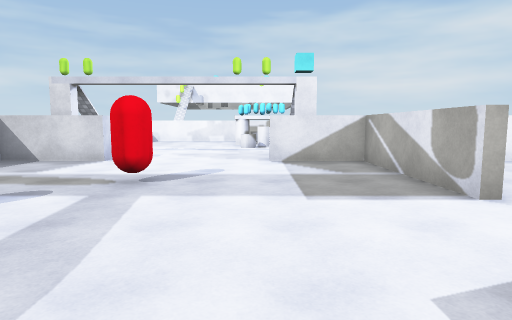
View 1 (above)

16 first-person views from a walk through a Unity game level. The camera is 1.5 m above the floor, tilts 6° down and sees 75° across. The floor is counted in squares, 2 m on a side. Each view is taken from the middle of a square. On the plan, view 1 faces up. The plan holds only what a view shows up to about 11 squares ahead; the rest is blank. The place goes on beyond the plan. The player character is not drawn. Surface patterns are stand-ins for the level's own textures.

View 2
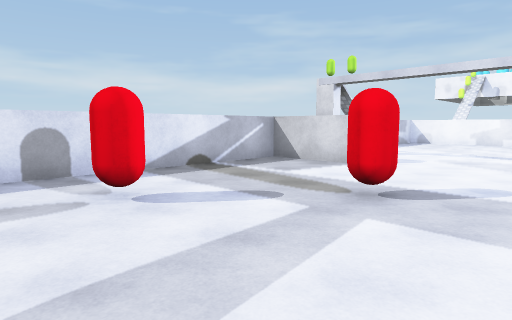

View 3
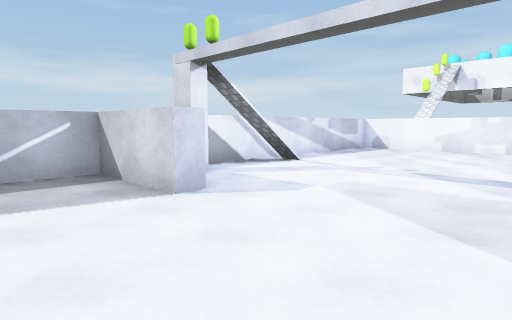

View 4
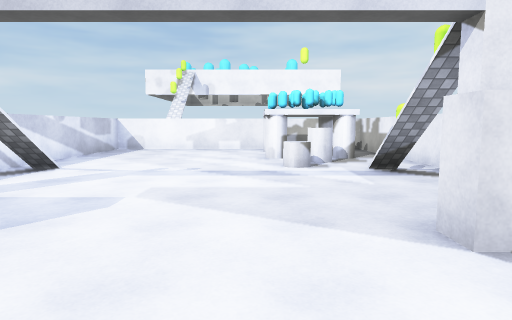

View 5
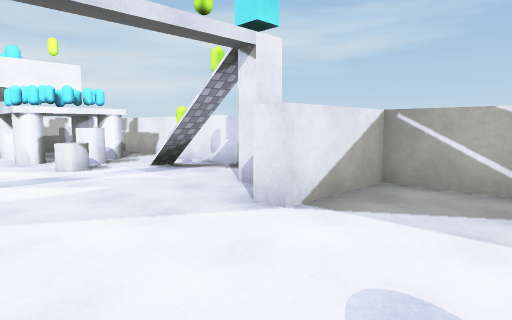

View 6
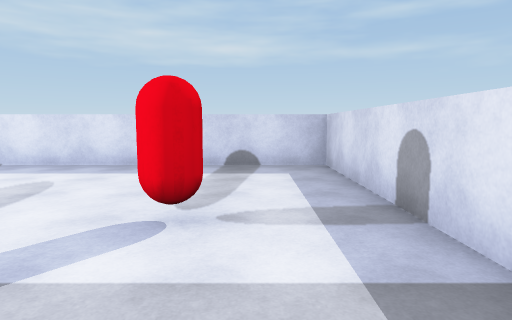

View 7
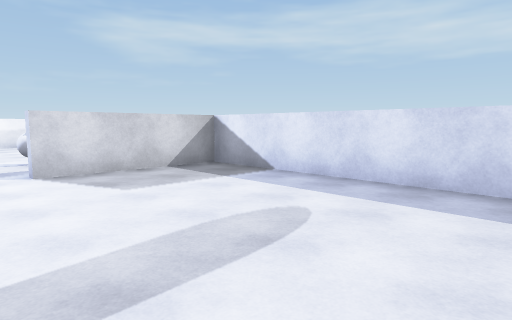

View 8
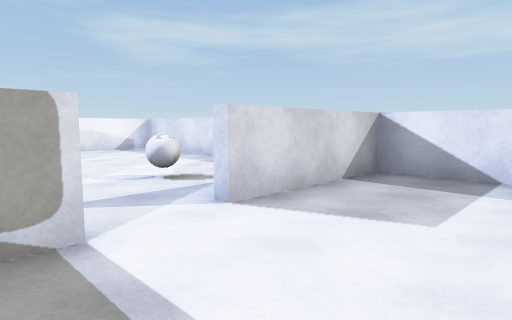

View 9
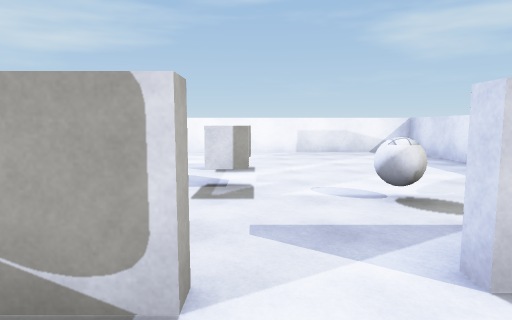

View 10
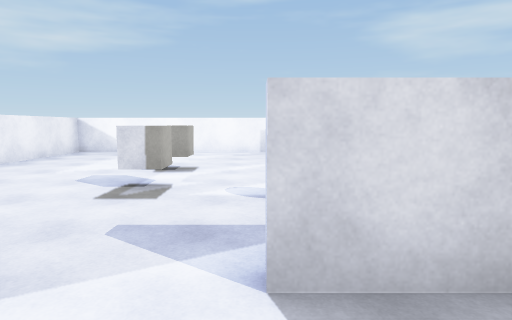

View 11
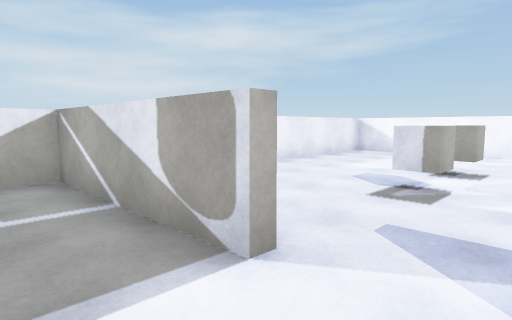

View 12
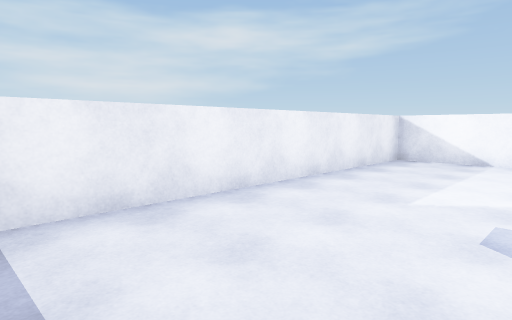

View 13
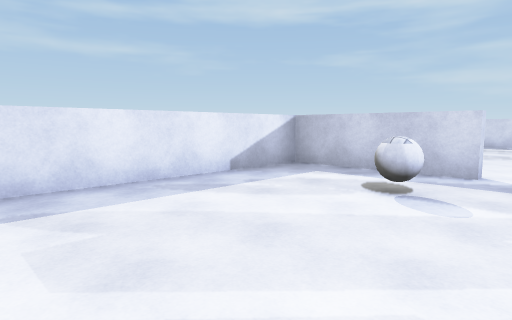

View 14
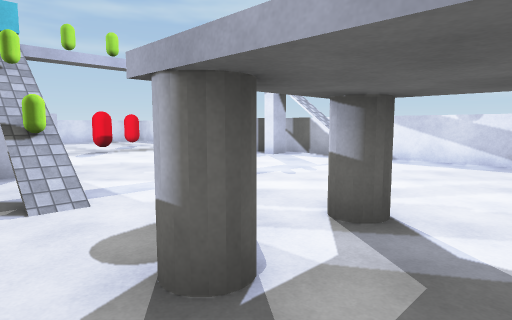

View 15
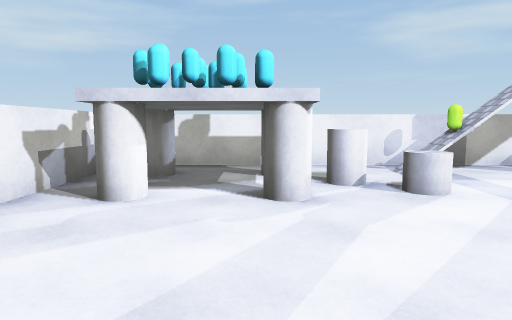

View 16
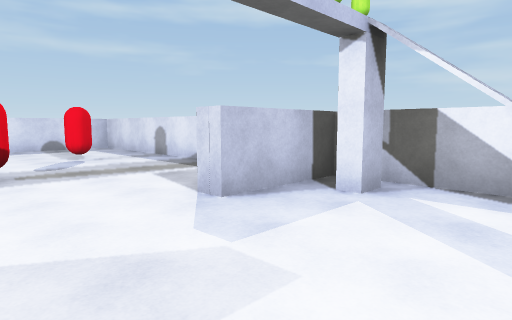

### Floor plan
Points are (right, up) in squares from view 1. A wall is a line through its corners. A room is listed if a view was taken in it or the views show most of it. See-through windows are left out.
Room 1 (views 1, 2, 3, 4, 5, 6, 7, 8, 9, 10, 11, 14, 15, 16)
walls: (0.9, 7.9) (0.9, 8.4); (-4.9, 8.3) (-4.4, 8.3) (-4.4, 7.9); (0.9, 9.5) (0.9, 10.5); (2.3, 8.1) (2.3, 15.5) (-5.3, 15.5) (-5.3, 7.3) (-3.2, 7.3) (-3.2, 6.9) (-5.3, 6.9) (-5.3, -1.2) (2.4, -1.2) (2.4, 2); (2.3, 3.2) (2.3, 6.9) (0.3, 6.9) (0.3, 7.4)
ways out: opening at (2, 3) to room 2
objects: red capsule (-3, 2); red capsule (-2, 4); cylinder (-1, 14); cylinder (0, 11); cylinder (0, 12); cylinder (0, 13); cylinder (1, 12); cylinder (1, 15)
Room 2 (views 12, 13)
walls: (2.6, 2) (2.6, -1.2) (10.2, -1.2) (10.2, 6.9) (3.2, 6.9)
ways out: opening at (2, 3) to room 1
objects: white ball (4, 2); white cube (5, 3); white cube (7, 3)

Where each view was taken, in squares from view 1:
view 1: 0 up, 0 right, facing up
view 2: 1 up, 0 right, facing up-left
view 3: 5 up, 0 right, facing up-left
view 4: 5 up, 1 left, facing up
view 5: 5 up, 2 left, facing up-right
view 6: 5 up, 4 left, facing down
view 7: 3 up, 3 left, facing down-right
view 8: 4 up, 0 right, facing down-right
view 9: 3 up, 1 right, facing right
view 10: 2 up, 1 right, facing right
view 11: 2 up, 1 right, facing up-right
view 12: 4 up, 3 right, facing up-right
view 13: 3 up, 8 right, facing down-left
view 14: 14 up, 2 right, facing down-left
view 15: 13 up, 4 left, facing right
view 16: 10 up, 1 left, facing down-left
